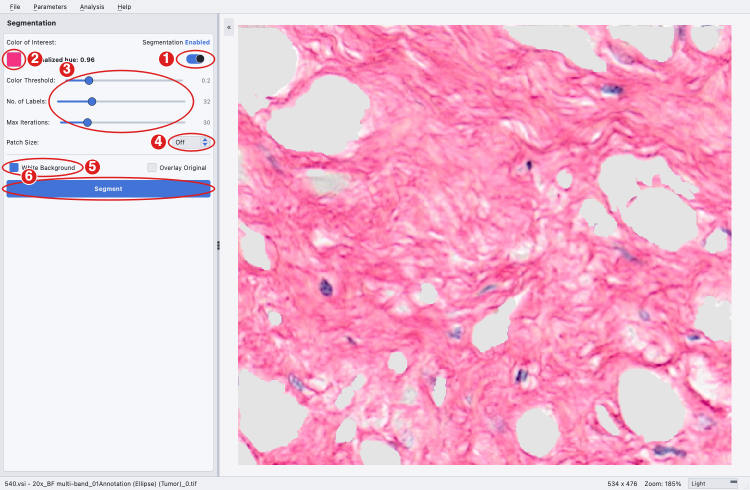
#> input picture docs/source/media/segmentation.png, 1500 x 980 px (shown at 1/2 size)
$ python -i tma.py   (imports and definitions only)
#> lines starting #> are read from the running program, lines starting #| are printed output that depends on the picture; after the words box and inside, x2 and y2 are one past the last pixel; in counts of white or black regions, pixels touching at a corner belong together
#> further down, picture is the input picture: shape (980, 1500, 3); mean B, G, R 213.9, 190.9, 241.9
"""Tissue micro-array (TMA) preprocessing.

Fits a circle to every core on a whole-slide scan, snaps the circles to the
array grid, matches the grid to the printed ICGC/APGI array map, and exports
one image and one binary mask per core and channel:

    <out>/BF/Patients/Images/1734.vsi - TMA1_BF_A4Annotation (Tumor)_1.png
    <out>/BF/Patients/Masks/1734.vsi - TMA1_BF_A4Annotation (Tumor)_1.png
    <out>/BF/Controls/Images/Liver.vsi - TMA1_BF_A1Annotation (Liver)_1.png
    <out>/POL/Patients/Images/1734.vsi - TMA1_POL_A4Annotation (Tumor)_1.png
    ...
    <out>/cores.csv
    <out>/overlay.png

The mask is white inside the fitted circle (shrunk by ``erode_px``) and
black in the corners, so downstream analysis can ignore the space outside
the core. ``Images`` and ``Masks`` are drop-in inputs for ``BatchCabana``
(input folder and ROI-mask folder respectively).
"""

import copy
import csv
import json
import math
import os
import sys
import warnings
from dataclasses import dataclass

import cv2
import numpy as np
from scipy import ndimage as ndi
from scipy.sparse import csr_matrix
from scipy.sparse.csgraph import connected_components

from .tma_maps import TMAMap, as_map, core_stem
from .wsi import open_slide

# [12 lines left out: function write_png_with_resolution, not called in this run]


# Objects further than this (in grid pitches) from their lattice position are
# not cores and are ignored by the orientation match. Fixed on purpose so that
# patient-ID assignment never depends on user-tunable QC filter values.
MAP_MAX_GRID_OFFSET = 0.5

# When occupancy alone leaves several orientations tied, appearance breaks the
# tie: the Brain control must be (nearly) unstained, or a patient's replicate
# cores must resemble each other. The winner must beat the runner-up by this
# relative margin, otherwise the orientation is reported as unresolved.
MIN_TIEBREAK_MARGIN = 0.10
BRAIN_MAX_STAIN = 0.05
BRAIN_MIN_FILL = 0.3        # the Brain rule needs a mostly intact core, not a sliver

# Overlay colours (BGR) by core flag.
OVERLAY_COLOURS = {"ok": (0, 180, 0), "recovered": (200, 0, 200), "outside_map": (128, 128, 128),
                   "excluded": (90, 90, 90), "manual": (0, 140, 255)}

# Circles within this many pitches of a lattice line count as on the grid when
# the grid extent is set (see infer_grid).
ON_LATTICE = 0.35

# A slide may hold several printed blocks whose spacing is not a whole number
# of pitches, so one block sits out of step with the slide's lattice. Cores
# closer than BLOCK_GAP pitches form one block; a block of at least
# BLOCK_MIN_CORES cores whose median offset from the lattice exceeds
# BLOCK_MIN_SHIFT pitches gets its own offset (see TMAPreprocessor._fit_blocks).
BLOCK_GAP = 1.5
BLOCK_MIN_CORES = 4
BLOCK_MIN_SHIFT = 0.25

# Automatic core diameter (core_diameter_um=None): a first fit from this
# starting value accepts circles from 0.2 to AUTO_MAX_FRAC of it (0.2 to 3 mm),
# the median diameter of the well-formed circles is taken as the core
# diameter, and the fit is repeated with it when it differs by more than
# AUTO_REFIT_TOL.
AUTO_START_DIAMETER_UM = 1000.0
AUTO_MAX_FRAC = 3.0
AUTO_REFIT_TOL = 0.1

# Snapshot of the cores written next to cores.csv; hand edits can be reinstated from it.
EDITS_FILE = "cores_edits.json"

# The eight rigid transforms that map the printed array onto the scan.
ORIENTATIONS = ("auto", "0", "90", "180", "270", "0+flip", "90+flip", "180+flip", "270+flip")


@dataclass
class Core:
    """One fitted core. Coordinates are level-0 pixels of the slide."""
    index: int
    cx: float
    cy: float
    radius: float
    fill: float           # fraction of the circle covered by tissue footprint
    row: int = -1         # grid row index in the scan (0-based)
    col: int = -1         # grid column index in the scan (0-based)
    map_row: int = -1     # row index in the printed map (0-based, A=0)
    map_col: int = -1     # column index in the printed map (0-based)
    outside_map: bool = False   # grid cell has no counterpart in the printed map
    recovered: bool = False     # found by the faint-core pass at a predicted grid position
    grid_offset: float = 0.0    # distance to the lattice-predicted centre, in grid pitches
    diameter_um: float = 0.0    # fitted diameter
    stain_frac: float = 0.0     # fraction of the disc above the stain saturation threshold
    features: tuple = ()        # appearance vector used for replicate similarity
    excluded: bool = False      # rejected by the QC filters (see TMAPreprocessor.apply_filters)
    reason: str = ""            # why it was excluded, e.g. "off_grid", "diameter", "stain"
    manual: bool = False        # geometry set or changed by hand (see TMAPreprocessor.move_core etc.)
    override: str = ""          # "include" / "exclude" set by hand, overriding the QC filters

    # [9 lines left out: function flag, not called in this run]


# ---------------------------------------------------------------------------
# Circle fitting
# ---------------------------------------------------------------------------

BG_WINDOW = 8   # brightness band around the slide background level, in HSV value units


def tissue_mask(img_bgr, sat_thresh=15, val_ratio=0.965, permissive=False):
    """Foreground mask from HSV saturation and a per-column background level.

    The per-column background compensates for the vertical banding that slide
    scanners produce in the illumination. It is estimated only from pixels
    close to the slide's overall background level (the most common brightness
    among unsaturated, non-white pixels), so that tissue, the white fill of
    unscanned regions and the faint off-white stripes scanners leave there
    cannot bias it. Flat (texture-free) bright regions whose brightness is far
    from that level carry no data, such as unscanned white fill and the
    constant grey padding written beyond the acquired frame, and are never
    counted as tissue. ``permissive`` halves the saturation threshold and
    doubles the brightness margin (used by the faint-core pass).
    """
#> called with sat_thresh = 15, val_ratio = 0.965, permissive = False
    hsv = cv2.cvtColor(img_bgr, cv2.COLOR_BGR2HSV)
#> hsv: shape (980, 1500, 3); mean H, S, V 127.5, 57.1, 245.3
    sat = hsv[:, :, 1].astype(np.float32)
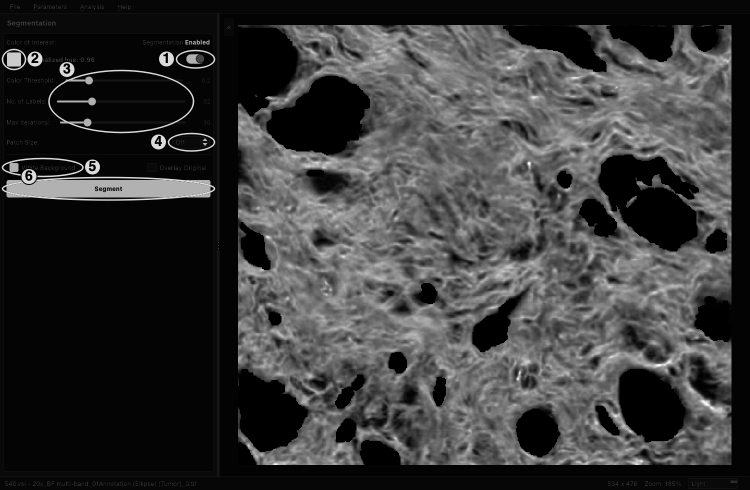
#> sat: shape (980, 1500) float32 (shown at 1/2 size); min 0, max 255, mean 57.1
    val_u8 = hsv[:, :, 2]
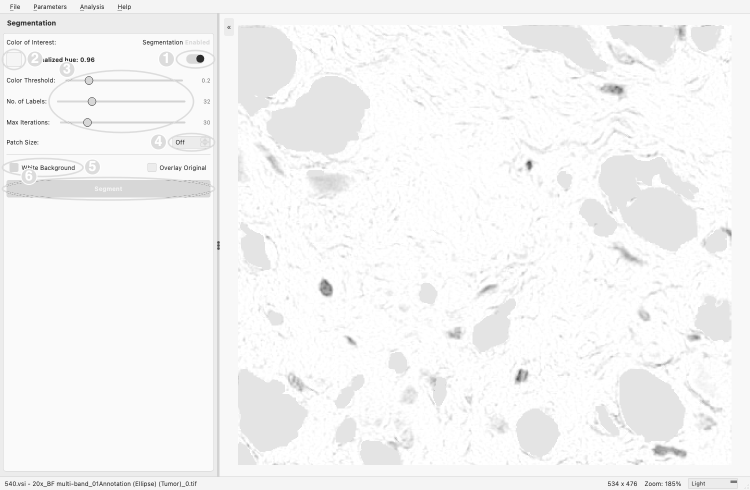
#> val_u8: shape (980, 1500) (shown at 1/2 size); min 0, max 255, mean 245.3
    val = val_u8.astype(np.float32)
    unsaturated = (sat <= sat_thresh) & (val_u8 < 255)
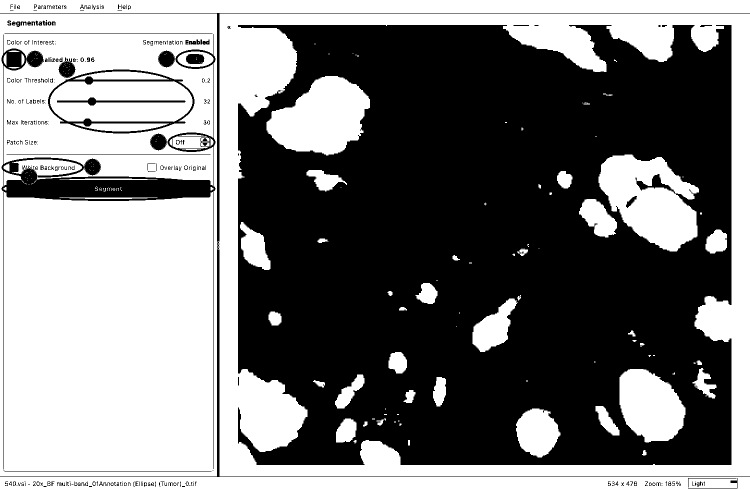
#> unsaturated: shape (980, 1500) bool (shown at 1/2 size); 48.2% white; 217 white regions (150 under 20 px), largest, box (x1, y1, x2, y2) and area: (0, 27, 434, 953) 332328, (435, 27, 1500, 953) 173522, (0, 0, 1500, 26) 38461
    hist = np.bincount(val_u8[unsaturated], minlength=256)[:255]
#> hist = 255 values, max 326996 at index 250, min 0 at index 1, mean 2776
    bg_level = float(np.argmax(hist)) if hist.any() else 255.0
#> bg_level = 250
    local_range = cv2.morphologyEx(val_u8, cv2.MORPH_GRADIENT, np.ones((5, 5), np.uint8))
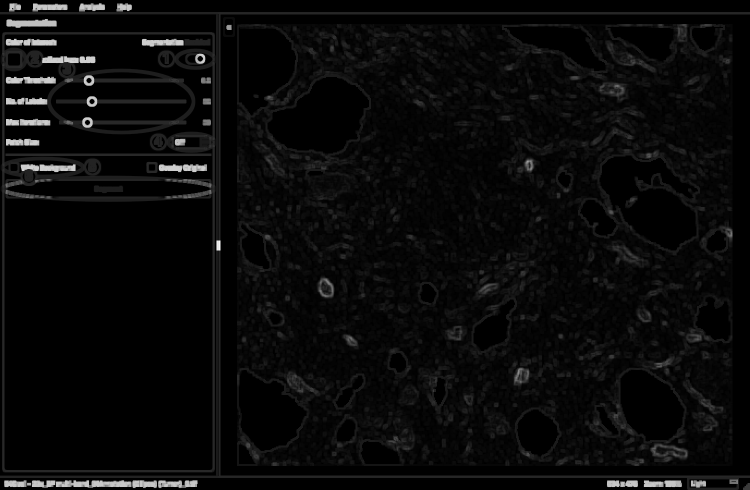
#> local_range: shape (980, 1500) (shown at 1/2 size); min 0, max 248, mean 10
    nodata = unsaturated & (local_range == 0) & (val >= 230) & (np.abs(val - bg_level) > BG_WINDOW)
#> nodata: shape (980, 1500) bool; 1.6% white; 7 white regions, largest, box (x1, y1, x2, y2) and area: (0, 29, 432, 951) 20968, (1379, 959, 1473, 975) 965, (348, 275, 399, 294) 643
    # grow by the gradient kernel so the edge of a no-data region is not kept
    nodata = cv2.dilate(nodata.astype(np.uint8), np.ones((5, 5), np.uint8)) > 0
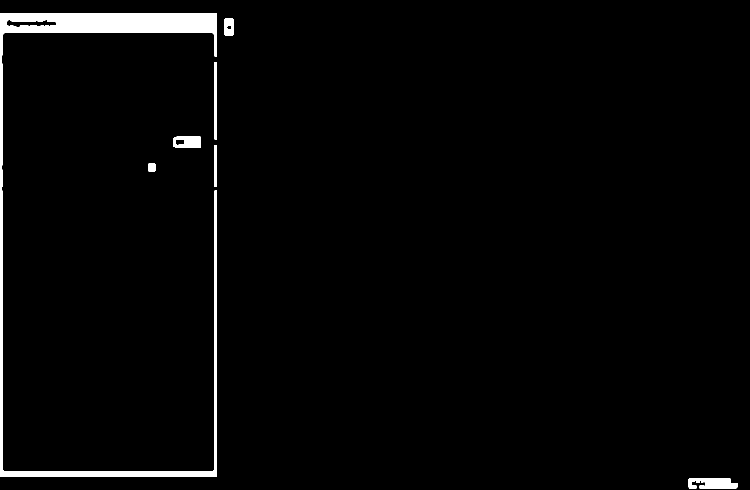
#> nodata: shape (980, 1500) bool (shown at 1/2 size); 2.3% white; 7 white regions, largest, box (x1, y1, x2, y2) and area: (0, 27, 434, 953) 29240, (1377, 957, 1475, 977) 1593, (346, 273, 401, 296) 1075
    near_bg = unsaturated & (np.abs(val - bg_level) <= BG_WINDOW)
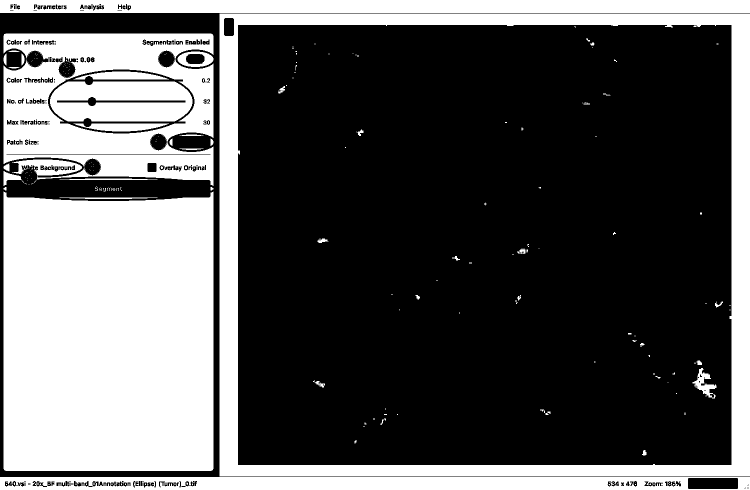
#> near_bg: shape (980, 1500) bool (shown at 1/2 size); 35.2% white; 265 white regions (213 under 20 px), largest, box (x1, y1, x2, y2) and area: (7, 383, 427, 942) 228390, (439, 27, 1500, 953) 113432, (7, 67, 427, 372) 70212
    with warnings.catch_warnings():
        warnings.simplefilter("ignore", RuntimeWarning)     # all-NaN columns
        col_bg = np.nanmedian(np.where(near_bg, val, np.nan), axis=0)
#> col_bg = 1500 values, max 250 at index 7, min 244 at index 0, mean 246.4
    col_bg = np.where(np.isnan(col_bg), bg_level, col_bg)
    enough = near_bg.sum(axis=0) >= 0.02 * val.shape[0]
    col_bg = np.where(enough, col_bg, bg_level)[None, :]
    sat_cut, ratio = sat_thresh, val_ratio
    if permissive:
        sat_cut, ratio = max(2, sat_thresh / 2), 1 - 2 * (1 - val_ratio)
    tissue = (sat > sat_cut) | (val < ratio * col_bg)
#> tissue: shape (980, 1500) bool; 63.9% white; 211 black regions (139 under 20 px), largest, box (x1, y1, x2, y2) and area: (7, 383, 427, 942) 228390, (439, 27, 1500, 953) 113524, (7, 67, 427, 372) 73877
    return (tissue & ~nodata).astype(np.uint8)
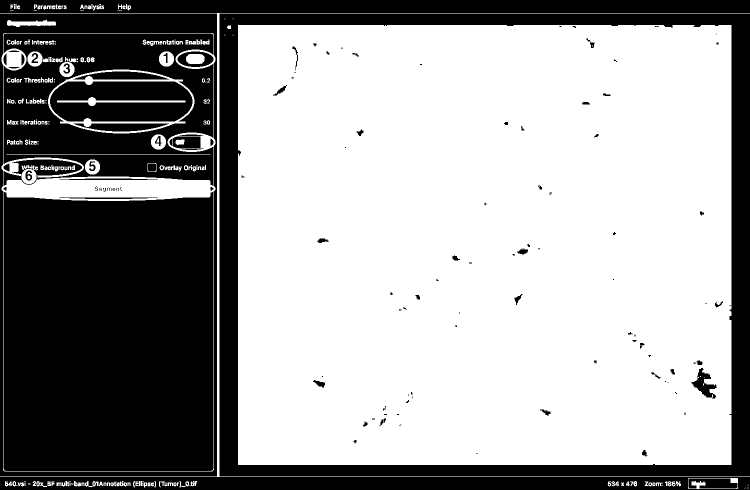
#> returned value: shape (980, 1500) (shown at 1/2 size); values 0 (black) and 1 (white), 62.3% white; 213 black regions (139 under 20 px), largest, box (x1, y1, x2, y2) and area: (7, 383, 427, 942) 228390, (439, 27, 1500, 953) 114163, (7, 67, 427, 372) 73877


def _ellipse(diameter_px):
    d = max(3, int(round(diameter_px)) | 1)
    return cv2.getStructuringElement(cv2.MORPH_ELLIPSE, (d, d))


# [549 lines left out: functions fit_cores, tissue_footprint, fit_lattice, fit_block_lattice, stain_fraction, recover_faint_cores and 11 more, not called in this run]


# ---------------------------------------------------------------------------
# Preprocessor
# ---------------------------------------------------------------------------

class TMAPreprocessor:
    """Fit, map and export the cores of one TMA slide.

    Parameters
    ----------
    slide_path : str
        ``.vsi`` slide or a flat whole-slide image.
    array_number : int or None
        Built-in ICGC array number used to look up patient IDs. ``None``
        (and no ``tma_map``) skips ID mapping and names cores by grid
        position only.
    slide_name : str or None
        Prefix for output filenames. Defaults to the slide's own name.
    pixel_size_um : float or None
        Override for slides without calibration metadata.
    core_diameter_um : float or None
        Core diameter in µm. ``None`` (the default) measures it from the slide
        on every :meth:`fit` (see :data:`AUTO_START_DIAMETER_UM`); afterwards
        ``core_diameter_um`` holds the value used and ``core_diameter_auto``
        tells whether it was measured.
    margin_um : float
        Extra border around the fitted circle in the crop.
    erode_px : int
        Shrink of the circle mask, in level-0 pixels, to keep the core edge
        out of the analysis.
    fit_pixel_size_um : float
        Resolution at which circle fitting is performed.
    tma_map : TMAMap, optional
        A map loaded with :func:`cabana.tma_maps.load_map_file`; takes the
        place of ``array_number``.
    reader : SlideReader, optional
        An already opened slide; ``slide_path`` is then informational only.
    sat_thresh : int
        HSV saturation above which a pixel counts as tissue (lower = more
        sensitive to pale cores, more debris).
    val_ratio : float
        Pixels darker than this fraction of the per-column background also
        count as tissue.
    recover_faint : bool
        After grid inference, test empty grid positions for pale tissue with
        a permissive threshold and add cores flagged ``recovered``.
    min_fill : float
        Minimum tissue fraction of the expected disc for a faint core.
    max_grid_offset : float
        QC: exclude cores whose centre is further than this many grid pitches
        from the lattice-predicted position (debris between cores).
    min_diameter_frac, max_diameter_frac : float
        QC: exclude cores whose fitted diameter is outside this range, as a
        fraction of ``core_diameter_um``.
    min_stain_frac, stain_sat : float, int
        QC: exclude cores where less than ``min_stain_frac`` of the disc has
        HSV saturation above ``stain_sat``. Control cores are exempt.

    Patient IDs never depend on the QC filter values: the orientation match
    ignores only objects more than :data:`MAP_MAX_GRID_OFFSET` pitches from
    any grid position (fixed, not user-tunable), and every QC filter is
    applied after IDs are assigned.
    """

    # [102 lines left out: functions __init__, fit, array_number, not called in this run]

    @array_number.setter
    def array_number(self, value):
        self.tma_map = as_map(value)

    # [331 lines left out: functions _refers_to_current_map, _reset_match, _set_cores, _renumber, _refresh_geometry, _lattice_point and 12 more, not called in this run]

    def _in_grid(self, row, col):
        return 0 <= row < self.grid_shape[0] and 0 <= col < self.grid_shape[1]

    # [165 lines left out: functions set_map_position, clear_map_position, _anchor_transform, _transform_from_lookup, map_cell, scan_cell and 6 more, not called in this run]

    def placeholder_radius(self):
        """Level-0 radius of the dashed circle drawn at a position without a core."""
        return 0.3 * self._pitch_px if self._pitch_px else 0.0

    # [106 lines left out: functions grid_segments, _after_edit, move_core, resize_core, add_core, remove_core and 4 more, not called in this run]

    def manual_count(self):
        return sum(1 for c in self.cores if c.manual or c.override)

    # [65 lines left out: functions save_edits, load_edits, orientation_resolved, not called in this run]

    def _lookup_for(self, observed, orientation):
        return match_orientation(observed, self.tma_map, orientation)[1]

    # [114 lines left out: functions _brain_stain, _replicate_spread, _break_tie, apply_filters, exclusion_summary, replicate_counts, not called in this run]

    def exportable_cores(self):
        return [c for c in self.cores
                if not c.excluded and (not c.outside_map or c.override == "include")]

    def array_map(self):
        return self.tma_map.cells if self.tma_map is not None else {}

    # [196 lines left out: functions core_info, core_stem, export, core_group, channel_dirs, write_manifest and 3 more, not called in this run]

    def close(self):
        self.reader.close()


# ---------------------------------------------------------------------------
# CLI
# ---------------------------------------------------------------------------

# [163 lines left out: functions map_main, _cli_map, _diameter_arg, main, not called in this run]


# [2 lines not run here, left out]

>>> import cv2
>>> picture = cv2.imread('../docs/source/media/segmentation.png')
>>> result = tissue_mask(picture)

$ run again, on docs/source/media/batch_processing.png
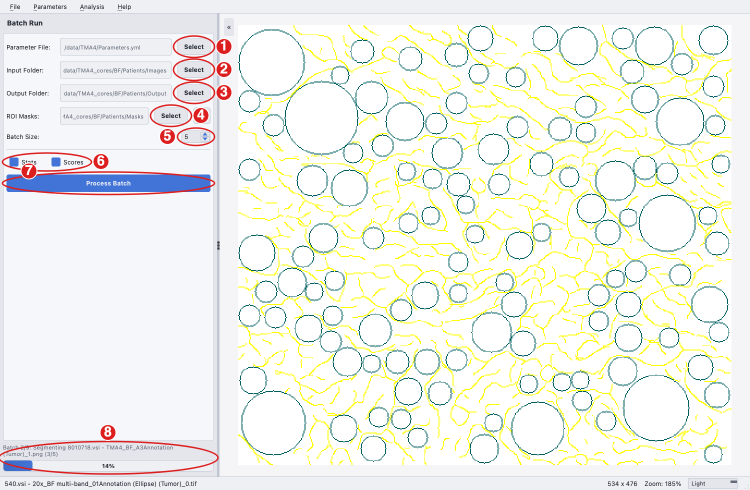
#> input picture docs/source/media/batch_processing.png, 1500 x 980 px (shown at 1/2 size)
#> picture is the input picture: shape (980, 1500, 3); mean B, G, R 236.4, 242.3, 241
#> hsv: shape (980, 1500, 3); mean H, S, V 48.4, 19.8, 246.5
#> in tissue_mask, `unsaturated = (sat <= sat_thresh) & (val_u8 < 255)`:
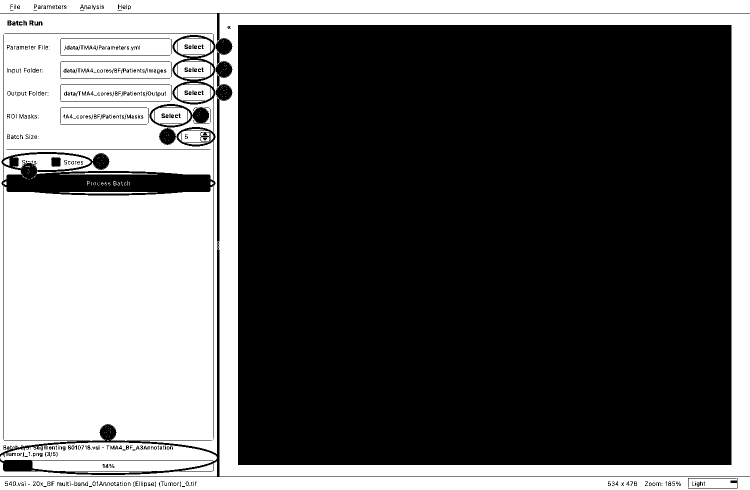
#> unsaturated: shape (980, 1500) bool (shown at 1/2 size); 37.2% white; 238 white regions (195 under 20 px), largest, box (x1, y1, x2, y2) and area: (0, 27, 1500, 953) 434748, (0, 0, 1500, 26) 38461, (0, 954, 1500, 980) 37162
#> hist = 255 values, max 273822 at index 250, min 0 at index 1, mean 2146.7
#> bg_level = 250
#> near_bg: shape (980, 1500) bool; 33.3% white; 273 white regions (230 under 20 px), largest, box (x1, y1, x2, y2) and area: (7, 372, 427, 881) 206560, (433, 27, 1500, 953) 111184, (7, 67, 427, 361) 61438
#> col_bg = 1500 values, max 250 at index 7, min 244 at index 0, mean 246.3
#> tissue: shape (980, 1500) bool; 12.2% white; 479 white regions (82 under 20 px), largest, box (x1, y1, x2, y2) and area: (0, 26, 1500, 954) 76844, (825, 270, 1463, 828) 14548, (520, 529, 910, 904) 6604
#> in tissue_mask, `return (tissue & ~nodata).astype(np.uint8)`:
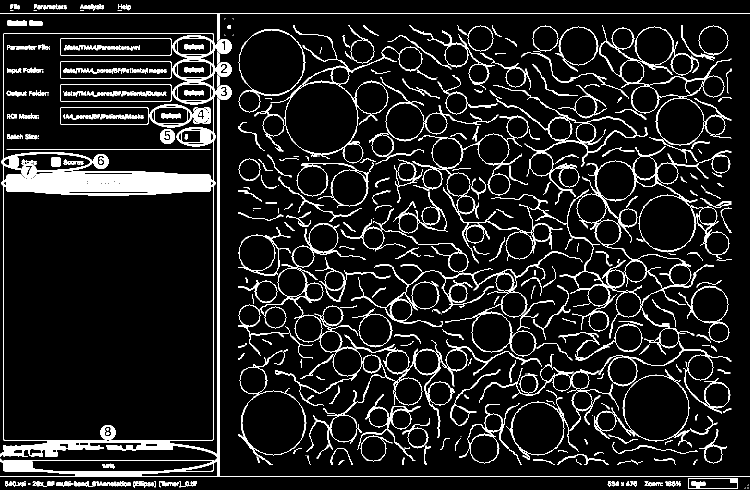
#> returned value: shape (980, 1500) (shown at 1/2 size); values 0 (black) and 1 (white), 9.6% white; 499 white regions (94 under 20 px), largest, box (x1, y1, x2, y2) and area: (0, 66, 1500, 954) 38865, (825, 270, 1463, 828) 14548, (520, 529, 910, 904) 6604
